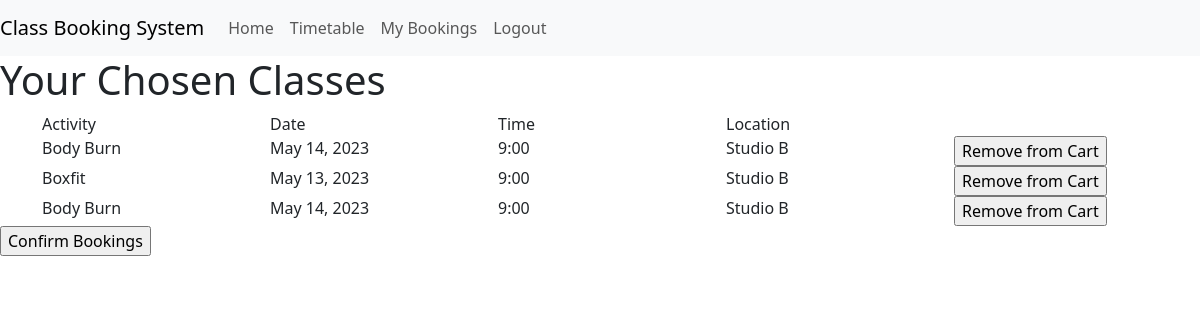
Before: /checkout.html (signed in) with the older database file.
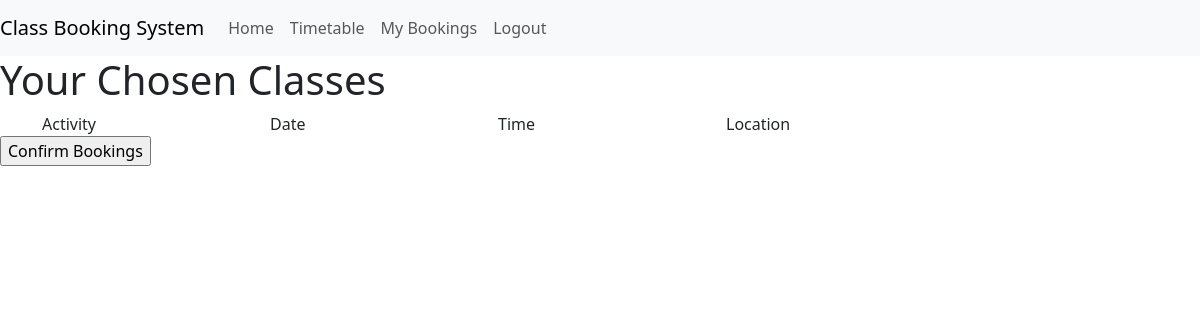
After: the same page with the newer database file.
### classbooking_app/models.py (models this page shows, shortened)
class Booking(models.Model):
    session = models.ForeignKey(Session, on_delete=models.CASCADE)
    user = models.CharField(
        max_length=50,
        null=False,
        blank=False,
        default="test_user"
        )
    confirmed = models.BooleanField(default=False)

class Session(models.Model):
    activity = models.ForeignKey(Activity, on_delete=models.CASCADE)
    date = models.DateField(default=date.today())
    time = models.TimeField(default=datetime.now())
    spaces = models.IntegerField(default=25)
    location = models.CharField(max_length=50, default='Studio A')
    running = models.BooleanField(default=True)

class Activity(models.Model):
    name = models.CharField(
        max_length=50,
        null=False,
        blank=False,
        default="test_class"
        )
    description = models.CharField(
        max_length=50,
        null=False,
        blank=False,
        default="test_description"
        )
    image = models.CharField(
        max_length=20,
        null=False,
        blank=False,
        default="test_image")
    capacity = models.IntegerField(
        null=False,
        blank=False,
        default=25
    )
    duration = models.CharField(
        max_length=5,
        null=False,
        blank=False,
        default="1hr"
    )

### classbooking_app/views.py (the view, shortened to what this page needs)
# urls.py: path('checkout.html', views.checkout, name='checkout'),
def checkout(request):
    user = request.user
    confirm_btn_class = "visible"
    confirm_msg_class = "invisible"
    existing_bookings = Booking.objects.filter(user=user)
    form_value = "y"
    context = {
        'existing_bookings': existing_bookings,
        'confirm_btn_class': confirm_btn_class,
        'confirm_msg_class': confirm_msg_class,
        'form_value': form_value
        }
    return render(request, 'classbooking_app/checkout.html', context)

### classbooking_app/templates/classbooking_app/checkout.html (shortened to what this page needs)
{% extends 'classbooking_app/base.html' %}
{% block contentbody %}
<form method="POST" id="checkout-form">
    <div class="{{ confirm_btn_class}}">
        <h1>Your Chosen Classes</h1>
        <div class="container ">
            <div class="row">
                <div class="col">Activity</div>
                <div class="col">Date</div>
                <div class="col">Time</div>
                <div class="col">Location</div>
                <div class="col"></div>
            </div>
            {% for booking in existing_bookings %}
            {% if booking.confirmed == False %}
            <div id="{{ booking.session.id}}_selected" class="row">
                <div class="col">{{ booking.session.activity.name }}</div>
                <div class="col">{{ booking.session.date }}</div>
                <div class="col">{{ booking.session.time | time:"G:i"}}</div>
                <div class="col">{{ booking.session.location }}</div>
                <div class="col">
                    <input class="remove-from-cart" type="button" id="{{ booking.session.id }}_remove" name="{{ booking.session.id }}_remove" value="Remove from Cart">
                </div>
            </div>
            {% endif %}
            {% endfor %}
        </div>
        <input id="confirm" type="submit" value="Confirm Bookings">
    </div>
</form>
{% endblock %}

Changed rows visible on the page:
removed Booking: session.activity.name "Body Burn", session "May 14, 2023", session.time "9:00", session.location "Studio B"
removed Booking: session.activity.name "Boxfit", session "May 13, 2023", session.time "9:00", session.location "Studio B"
removed Booking: session.activity.name "Body Burn", session "May 14, 2023", session.time "9:00", session.location "Studio B"
